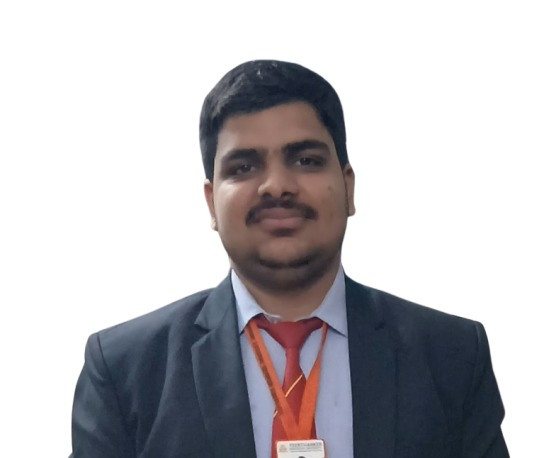
#> input picture assets/Aditya.jpeg, 544 x 458 px
$ python generate_profile_assets.py --input ../assets/Aditya.jpeg
#> lines starting #> are read from the running program, lines starting #| are printed output that depends on the picture
#!/usr/bin/env python3
"""
Aditya Kumar — GitHub Profile Asset Generator
----------------------------------------------
Generates custom-branded developer profile graphics from source portrait:
1. assets/aditya_profile_card.png   -> Futuristic Cyber / Developer ID Card (1060x490)
2. assets/aditya_avatar_hud.png     -> Circular Neon HUD Avatar with dark backdrop (500x500)
3. assets/aditya_code_art.svg       -> Vector Code-Matrix Portrait rendered purely with code tokens
4. assets/aditya_ascii_art.txt      -> Terminal ASCII Art Portrait

Usage:
    python scripts/generate_profile_assets.py
    python scripts/generate_profile_assets.py --input "path/to/image.jpg" --outdir "assets"
"""

import os
import sys
import math
import argparse
from PIL import Image, ImageDraw, ImageFont, ImageFilter, ImageEnhance, ImageOps

try:
    import cv2
    HAS_CV2 = True
except ImportError:
    HAS_CV2 = False

def find_font(font_names, size):
    """Attempt to load one of the specified system fonts or fall back to default."""
    font_dirs = [
        "C:/Windows/Fonts",
        os.path.expanduser("~/.fonts"),
        "/usr/share/fonts/truetype",
        "/System/Library/Fonts"
    ]
    for name in font_names:
        for fdir in font_dirs:
            fpath = os.path.join(fdir, name)
            if os.path.exists(fpath):
                try:
                    return ImageFont.truetype(fpath, size)
                except Exception:
                    pass
    try:
        return ImageFont.load_default()
    except Exception:
        return None

def crop_smart_portrait(img_path):
    """Intelligently detects face center and crops a balanced square portrait."""
    pil_img = Image.open(img_path).convert("RGB")
    width, height = pil_img.size

    cx = width / 2.0
    cy = height / 2.0
    face_size = min(width, height) * 0.72

    if HAS_CV2:
        try:
            cv_img = cv2.imread(img_path)
            gray = cv2.cvtColor(cv_img, cv2.COLOR_BGR2GRAY)
            face_cascade = cv2.CascadeClassifier(cv2.data.haarcascades + 'haarcascade_frontalface_default.xml')
            faces = face_cascade.detectMultiScale(gray, 1.1, 4)
            if len(faces) > 0:
                best_face = max(faces, key=lambda f: f[2] * f[3])
                fx, fy, fw, fh = best_face
                cx = fx + fw / 2.0
                cy = fy + fh / 2.0 + fh * 0.16
                face_size = fh * 2.15
        except Exception as e:
            print(f"Face detection fallback: {e}")

    box_size = int(face_size)
    box_size = min(box_size, width, height)

    x0 = int(cx - box_size / 2.0)
    y0 = int(cy - box_size / 2.0)

    if x0 < 0:
        x0 = 0
    if y0 < 0:
        y0 = 0
    if x0 + box_size > width:
        x0 = width - box_size
    if y0 + box_size > height:
        y0 = height - box_size

    cropped = pil_img.crop((x0, y0, x0 + box_size, y0 + box_size))

    # Polish clarity & contrast
    enhancer = ImageEnhance.Sharpness(cropped)
    cropped = enhancer.enhance(1.22)
    enhancer = ImageEnhance.Contrast(cropped)
    cropped = enhancer.enhance(1.08)

    return cropped

def draw_chamfer_box(draw, xy, chamfer, outline=None, fill=None, width=1):
    """Draw a rectangle with diagonal chamfered corners."""
    x0, y0, x1, y1 = xy
    c = chamfer
    pts = [
        (x0 + c, y0),
        (x1 - c, y0),
        (x1, y0 + c),
        (x1, y1 - c),
        (x1 - c, y1),
        (x0 + c, y1),
        (x0, y1 - c),
        (x0, y0 + c)
    ]
    if fill:
        draw.polygon(pts, fill=fill)
    if outline:
        draw.polygon(pts, outline=outline, width=width)

def generate_profile_card(portrait, out_path):
    """Generates a high-resolution 1060x490 futuristic Operator ID / Profile Card."""
    W, H = 1060, 490
    card = Image.new("RGBA", (W, H), (2, 10, 20, 255))
    draw = ImageDraw.Draw(card)

    # 1. Background gradient and tech grid
    for y in range(H):
        ratio = y / float(H)
        r = int(2 + ratio * 5)
        g = int(10 + ratio * 14)
        b = int(20 + ratio * 20)
        draw.line([(0, y), (W, y)], fill=(r, g, b, 255))

    # Dot grid matrix
    grid_gap = 24
    for gx in range(24, W - 24, grid_gap):
        for gy in range(24, H - 24, grid_gap):
            draw.point((gx, gy), fill=(0, 245, 255, 30))

    # Tech circuit accent lines
    draw.line([(0, 44), (W, 44)], fill=(0, 245, 255, 60), width=1)
    draw.line([(0, H - 42), (W, H - 42)], fill=(0, 245, 255, 60), width=1)
    draw.line([(325, 44), (325, H - 42)], fill=(0, 245, 255, 45), width=1)

    # Outer borders with chamfered corners
    draw_chamfer_box(draw, (8, 8, W - 9, H - 9), chamfer=16, outline=(0, 245, 255, 130), width=2)
    draw_chamfer_box(draw, (14, 14, W - 15, H - 15), chamfer=12, outline=(0, 245, 255, 40), width=1)

    # Corner bracket accents
    bracket_len = 26
    c_color = (0, 245, 255, 240)
    # TL
    draw.line([(18, 18), (18 + bracket_len, 18)], fill=c_color, width=3)
    draw.line([(18, 18), (18, 18 + bracket_len)], fill=c_color, width=3)
    # TR
    draw.line([(W - 19 - bracket_len, 18), (W - 19, 18)], fill=c_color, width=3)
    draw.line([(W - 19, 18), (W - 19, 18 + bracket_len)], fill=c_color, width=3)
    # BL
    draw.line([(18, H - 19), (18 + bracket_len, H - 19)], fill=c_color, width=3)
    draw.line([(18, H - 19 - bracket_len), (18, H - 19)], fill=c_color, width=3)
    # BR
    draw.line([(W - 19 - bracket_len, H - 19), (W - 19, H - 19)], fill=c_color, width=3)
    draw.line([(W - 19, H - 19 - bracket_len), (W - 19, H - 19)], fill=c_color, width=3)

    # Fonts
    font_title = find_font(["CascadiaCode.ttf", "consolab.ttf", "segoeuib.ttf", "arialbd.ttf"], 30)
    font_sub = find_font(["CascadiaMono.ttf", "consola.ttf", "segoeui.ttf", "arial.ttf"], 15)
    font_bold = find_font(["CascadiaCode.ttf", "consolab.ttf", "segoeuib.ttf", "arialbd.ttf"], 12)
    font_code = find_font(["CascadiaMono.ttf", "consola.ttf", "segoeui.ttf", "arial.ttf"], 12)
    font_small = find_font(["CascadiaMono.ttf", "consola.ttf", "segoeui.ttf", "arial.ttf"], 11)

    # 2. Top Header Bar
    draw.ellipse([(28, 20), (38, 30)], fill=(57, 255, 20, 255))
    draw.ellipse([(25, 17), (41, 33)], outline=(57, 255, 20, 90), width=1)
    draw.text((46, 17), "SYS: AK-OS // v4.2  [ ACTIVE ]", fill=(57, 255, 20, 235), font=font_small)
    draw.text((345, 17), "SECURITY: PBKDF2 + AES-256 (FERNET) // ENCRYPTED", fill=(0, 245, 255, 180), font=font_small)
    draw.text((W - 275, 17), "TMU CSE (IBM) // MORADABAD [IN]", fill=(0, 245, 255, 210), font=font_small)

    # 3. Left Section: Circular HUD Avatar
    avatar_center = (168, 215)
    avatar_radius = 112

    p_size = avatar_radius * 2
    resized_portrait = portrait.resize((p_size, p_size), Image.Resampling.LANCZOS)

    # Circular mask with soft edge
    mask = Image.new("L", (p_size, p_size), 0)
    mask_draw = ImageDraw.Draw(mask)
    mask_draw.ellipse([(0, 0), (p_size - 1, p_size - 1)], fill=255)

    card.paste(resized_portrait, (avatar_center[0] - avatar_radius, avatar_center[1] - avatar_radius), mask)

    # Inner cyber border
    draw.ellipse([
        (avatar_center[0] - avatar_radius - 2, avatar_center[1] - avatar_radius - 2),
        (avatar_center[0] + avatar_radius + 2, avatar_center[1] + avatar_radius + 2)
    ], outline=(0, 245, 255, 230), width=2)

    # Outer dashed ring
    outer_r = avatar_radius + 14
    draw.ellipse([
        (avatar_center[0] - outer_r, avatar_center[1] - outer_r),
        (avatar_center[0] + outer_r, avatar_center[1] + outer_r)
    ], outline=(0, 245, 255, 75), width=1)

    # Radar tick marks
    for angle_deg in range(0, 360, 30):
        rad = math.radians(angle_deg)
        r1 = outer_r + 2
        r2 = outer_r + (8 if angle_deg % 90 == 0 else 4)
        x1 = avatar_center[0] + int(r1 * math.cos(rad))
        y1 = avatar_center[1] + int(r1 * math.sin(rad))
        x2 = avatar_center[0] + int(r2 * math.cos(rad))
        y2 = avatar_center[1] + int(r2 * math.sin(rad))
        color = (57, 255, 20, 240) if angle_deg % 90 == 0 else (0, 245, 255, 130)
        draw.line([(x1, y1), (x2, y2)], fill=color, width=1)

    # Operator Verified Badge under avatar
    badge_y = 358
    draw_chamfer_box(draw, (44, badge_y, 292, badge_y + 32), chamfer=6, fill=(5, 24, 40, 230), outline=(0, 245, 255, 190), width=1)
    draw.text((64, badge_y + 7), "◈ SYSTEM OPERATOR · VERIFIED ◈", fill=(0, 245, 255, 245), font=font_small)

    draw.text((62, 403), "HANDLE: @Aditya-tmu", fill=(56, 217, 245, 210), font=font_small)
    draw.text((62, 421), "COORDS: 28.8386 N, 78.7733 E", fill=(0, 245, 255, 140), font=font_small)

    # 4. Right Section: Profile & Telemetry Data
    rx = 350
    # Name
    draw.text((rx, 58), "ADITYA KUMAR", fill=(0, 245, 255, 255), font=font_title)
    # Role Title
    draw.text((rx, 98), "Full-Stack Developer  •  AI & Scalable Systems Engineer", fill=(56, 217, 245, 240), font=font_sub)

    # Divider bar
    draw.line([(rx, 126), (W - 35, 126)], fill=(0, 245, 255, 75), width=1)

    # Specs table
    specs = [
        ("EDUCATION", "B.Tech in Computer Science & Eng. (IBM) @ TMU Moradabad"),
        ("FLAGSHIPS", "SkillNest (Gemini AI Marketplace) · Vindywashini Books · File Vault"),
        ("FULL-STACK", "React · Django · TypeScript · Node.js · Express · WebSockets · Vite"),
        ("DESK/APP  ", "Electron Desktop Billing Suite · Native Android App (Kotlin)"),
        ("SECURITY ", "AES-256 (Fernet) · PBKDF2 (390k iters) · SHA-256 · MongoDB Atlas"),
        ("AI / ML   ", "Google Gemini AI API · TFLite Mobile ML · Regression Models"),
        ("DATABASES", "PostgreSQL · MongoDB Atlas · MySQL · Redis"),
        ("CREED    ", "\"Building scalable software that solves actual real-world problems.\""),
    ]

    sy = 138
    line_h = 24
    for key, val in specs:
        draw.text((rx, sy), key, fill=(57, 255, 20, 235), font=font_bold)
        draw.text((rx + 90, sy), "::", fill=(0, 245, 255, 150), font=font_code)
        val_color = (255, 215, 0, 240) if "CREED" in key else (215, 245, 255, 235)
        draw.text((rx + 116, sy), val, fill=val_color, font=font_code)
        sy += line_h

    # 5. Bottom Footer Bar
    draw.text((28, H - 33), "HOSTED: GITHUB PAGES // VERCEL", fill=(0, 245, 255, 150), font=font_small)
    draw.text((350, H - 33), "LATENCY: 8ms  •  INTEGRITY: SHA-256 VERIFIED  •  STATUS: HTTP 200 OK", fill=(57, 255, 20, 210), font=font_small)
    draw.text((W - 200, H - 33), "NODE: ASIA-SOUTH-1 ✓", fill=(0, 245, 255, 150), font=font_small)

    card.save(out_path, format="PNG")
    print(f"[OK] Generated: {out_path}")

def generate_avatar_hud(portrait, out_path):
    """Generates a standalone circular HUD Avatar with dark obsidian backdrop (500x500)."""
    S = 500
    img = Image.new("RGBA", (S, S), (0, 0, 0, 0))
    draw = ImageDraw.Draw(img)
    center = (S // 2, S // 2)

    # Dark background circle with cyber gradient
    bg_radius = 242
    draw.ellipse([
        (center[0] - bg_radius, center[1] - bg_radius),
        (center[0] + bg_radius, center[1] + bg_radius)
    ], fill=(2, 10, 20, 250), outline=(0, 245, 255, 90), width=2)

    # Outer HUD Ring
    outer_r = 228
    draw.ellipse([
        (center[0] - outer_r, center[1] - outer_r),
        (center[0] + outer_r, center[1] + outer_r)
    ], outline=(0, 245, 255, 80), width=1)

    # Ticks on outer ring
    for deg in range(0, 360, 10):
        rad = math.radians(deg)
        is_cardinal = (deg % 90 == 0)
        is_major = (deg % 30 == 0)
        t_len = 16 if is_cardinal else (10 if is_major else 5)
        color = (57, 255, 20, 240) if is_cardinal else ((0, 245, 255, 190) if is_major else (0, 245, 255, 70))

        x1 = center[0] + int(outer_r * math.cos(rad))
        y1 = center[1] + int(outer_r * math.sin(rad))
        x2 = center[0] + int((outer_r - t_len) * math.cos(rad))
        y2 = center[1] + int((outer_r - t_len) * math.sin(rad))
        draw.line([(x1, y1), (x2, y2)], fill=color, width=2 if is_cardinal else 1)

    # Second inner ring
    mid_r = 200
    draw.ellipse([
        (center[0] - mid_r, center[1] - mid_r),
        (center[0] + mid_r, center[1] + mid_r)
    ], outline=(0, 245, 255, 130), width=1)

    # Portrait Circle
    port_r = 184
    p_size = port_r * 2
    resized_portrait = portrait.resize((p_size, p_size), Image.Resampling.LANCZOS)

    p_mask = Image.new("L", (p_size, p_size), 0)
    p_mask_draw = ImageDraw.Draw(p_mask)
    p_mask_draw.ellipse([(0, 0), (p_size - 1, p_size - 1)], fill=255)

    img.paste(resized_portrait, (center[0] - port_r, center[1] - port_r), p_mask)

    # Border around portrait
    draw.ellipse([
        (center[0] - port_r, center[1] - port_r),
        (center[0] + port_r, center[1] + port_r)
    ], outline=(0, 245, 255, 255), width=3)
    draw.ellipse([
        (center[0] - port_r - 4, center[1] - port_r - 4),
        (center[0] + port_r + 4, center[1] + port_r + 4)
    ], outline=(57, 255, 20, 170), width=1)

    # Cardinal labels
    font_hud = find_font(["CascadiaMono.ttf", "consola.ttf", "segoeui.ttf", "arial.ttf"], 12)
    draw.text((center[0] - 6, 10), "N", fill=(57, 255, 20, 240), font=font_hud)
    draw.text((center[0] - 6, S - 26), "S", fill=(57, 255, 20, 240), font=font_hud)
    draw.text((12, center[1] - 8), "W", fill=(57, 255, 20, 240), font=font_hud)
    draw.text((S - 22, center[1] - 8), "E", fill=(57, 255, 20, 240), font=font_hud)

    # Bottom badge
    draw_chamfer_box(draw, (115, S - 58, S - 115, S - 22), chamfer=6, fill=(2, 10, 20, 245), outline=(0, 245, 255, 210), width=1)
    font_badge = find_font(["CascadiaCode.ttf", "consolab.ttf", "segoeuib.ttf", "arialbd.ttf"], 11)
    draw.text((136, S - 46), "◈ ADITYA KUMAR · OPERATOR ◈", fill=(0, 245, 255, 245), font=font_badge)

    img.save(out_path, format="PNG")
    print(f"[OK] Generated: {out_path}")

def generate_code_art_svg(portrait, out_path):
    """Generates an SVG vector graphic of the portrait composed of code tokens."""
    COLS = 85
    ROWS = 55

    small_img = portrait.resize((COLS, ROWS), Image.Resampling.BILINEAR)
    gray_img = small_img.convert("L")
    rgb_img = small_img.convert("RGB")

    code_tokens = [
        "const", "let", "def", "class", "return", "async", "await", "import",
        "React", "Django", "Kotlin", "Gemini", "Node", "Vite", "Vault", "GST",
        "if", "else", "for", "while", "lambda", "try", "catch", "Aditya",
        "1", "0", "{", "}", "[", "]", "<", ">", "=>", "==", "!=", "&&", "||"
    ]

    cell_w = 8.5
    cell_h = 12.0
    svg_w = int(COLS * cell_w + 40)
    svg_h = int(ROWS * cell_h + 80)

    token_idx = 0

    svg_lines = [
        f'<svg xmlns="http://www.w3.org/2000/svg" viewBox="0 0 {svg_w} {svg_h}" width="100%" height="auto">',
        '  <defs>',
        '    <linearGradient id="bgGrad" x1="0%" y1="0%" x2="0%" y2="100%">',
        '      <stop offset="0%" stop-color="#020a14" />',
        '      <stop offset="50%" stop-color="#051828" />',
        '      <stop offset="100%" stop-color="#020a14" />',
        '    </linearGradient>',
        '  </defs>',
        f'  <rect width="{svg_w}" height="{svg_h}" rx="14" fill="url(#bgGrad)" stroke="#00f5ff" stroke-opacity="0.35" stroke-width="1.5" />',
        '  <!-- Header Banner -->',
        f'  <text x="24" y="28" fill="#39ff14" font-family="Consolas, Fira Code, monospace" font-size="12" font-weight="bold">◈ CODE-SYNTHESIZED OPERATOR PORTRAIT // ADITYA KUMAR (@Aditya-tmu)</text>',
        f'  <text x="{svg_w - 24}" y="28" text-anchor="end" fill="#00f5ff" font-family="Consolas, Fira Code, monospace" font-size="11">SYNTAX ENGINE: PYTHON • REACT • KOTLIN</text>',
        f'  <line x1="20" y1="38" x2="{svg_w - 20}" y2="38" stroke="#00f5ff" stroke-opacity="0.25" stroke-width="1" />',
        '  <!-- Code Characters Grid -->'
    ]

    offset_x = 20
    offset_y = 52

    for r in range(ROWS):
        c = 0
        while c < COLS:
            token = code_tokens[token_idx % len(code_tokens)]
            token_idx += 1
            for ch in token:
                if c >= COLS:
                    break
                lum = gray_img.getpixel((c, r))
                norm = lum / 255.0

                if norm < 0.15:
                    fill_color = "#072033"
                    opacity = "0.35"
                    weight = "normal"
                elif norm < 0.40:
                    fill_color = "#007a8a"
                    opacity = "0.7"
                    weight = "normal"
                elif norm < 0.65:
                    fill_color = "#00d4e6"
                    opacity = "0.9"
                    weight = "600"
                elif norm < 0.85:
                    fill_color = "#00f5ff"
                    opacity = "1.0"
                    weight = "bold"
                else:
                    fill_color = "#e0ffff" if (c + r) % 3 != 0 else "#39ff14"
                    opacity = "1.0"
                    weight = "bold"

                px = offset_x + c * cell_w
                py = offset_y + r * cell_h

                ch_esc = "&lt;" if ch == "<" else ("&gt;" if ch == ">" else ("&amp;" if ch == "&" else ch))
                svg_lines.append(
                    f'  <text x="{px:.1f}" y="{py:.1f}" fill="{fill_color}" opacity="{opacity}" '
                    f'font-family="Consolas, Fira Code, monospace" font-size="9" font-weight="{weight}">{ch_esc}</text>'
                )
                c += 1

    svg_lines.extend([
        f'  <line x1="20" y1="{svg_h - 26}" x2="{svg_w - 20}" y2="{svg_h - 26}" stroke="#00f5ff" stroke-opacity="0.25" stroke-width="1" />',
        f'  <text x="24" y="{svg_h - 10}" fill="#00f5ff" opacity="0.8" font-family="Consolas, Fira Code, monospace" font-size="10">STATUS: 200 OK  •  SOURCE: "C:\\Users\\adity\\Desktop\\Aditya.jpeg"  •  GENERATED AUTOMATICALLY VIA CODE</text>',
        f'  <text x="{svg_w - 24}" y="{svg_h - 10}" text-anchor="end" fill="#39ff14" opacity="0.9" font-family="Consolas, Fira Code, monospace" font-size="10">RUNTIME: Python 3.12 + Pillow + OpenCV ✓</text>',
        '</svg>'
    ])

    with open(out_path, "w", encoding="utf-8") as f:
        f.write("\n".join(svg_lines))
    print(f"[OK] Generated: {out_path}")

def generate_ascii_art(portrait, out_path):
    """Generates a text ASCII art file of Aditya's portrait for terminal / pre blocks."""
    WIDTH = 68
    chars = "@%#*+=-:. "

    # Aspect ratio adjustment (characters are taller than wide, ~2:1)
    aspect = portrait.size[1] / portrait.size[0]
    height = int(WIDTH * aspect * 0.5)

    small = portrait.resize((WIDTH, height), Image.Resampling.BILINEAR).convert("L")

    ascii_rows = []
    ascii_rows.append("/*" + "═" * 70 + "*/")
    ascii_rows.append("/*  ADITYA KUMAR · CODE-SYNTHESIZED ASCII OPERATOR PORTRAIT           */")
    ascii_rows.append("/*  @Aditya-tmu  ·  B.Tech CSE (IBM)  ·  Full-Stack & AI Builder        */")
    ascii_rows.append("/*" + "═" * 70 + "*/\n")

    for y in range(height):
        row = ""
        for x in range(WIDTH):
            pixel = small.getpixel((x, y))
            char_idx = int((pixel / 255.0) * (len(chars) - 1))
            row += chars[char_idx]
        ascii_rows.append(row)

    ascii_rows.append("\n/* [END PORTRAIT] AUTOMATICALLY GENERATED FROM C:\\Users\\adity\\Desktop\\Aditya.jpeg */")

    with open(out_path, "w", encoding="utf-8") as f:
        f.write("\n".join(ascii_rows))
    print(f"[OK] Generated: {out_path}")

def main():
    parser = argparse.ArgumentParser(description="Generate GitHub profile graphics from portrait.")
    parser.add_argument("--input", default=None, help="Input image path")
    parser.add_argument("--outdir", default=None, help="Output directory for generated assets")
    args = parser.parse_args()

    script_dir = os.path.dirname(os.path.abspath(__file__))
    repo_dir = os.path.dirname(script_dir)
    assets_dir = args.outdir or os.path.join(repo_dir, "assets")
    os.makedirs(assets_dir, exist_ok=True)

    candidates = [
        args.input,
        os.path.join(assets_dir, "Aditya.jpeg"),
        r"C:\Users\adity\Desktop\Aditya.jpeg",
        "Aditya.jpeg"
    ]
    input_path = None
    for c in candidates:
        if c and os.path.exists(c):
            input_path = c
            break

    if not input_path:
        print("[ERROR] Could not find input image at any expected location!")
        sys.exit(1)

    print(f"[*] Processing source image: {input_path}")
    portrait = crop_smart_portrait(input_path)
#> in crop_smart_portrait, pil_img is the input picture: PIL image 544x458 RGB; mean R, G, B 188.6, 186.9, 190.5
#> in crop_smart_portrait, `gray = cv2.cvtColor(cv_img, cv2.COLOR_BGR2GRAY)`:
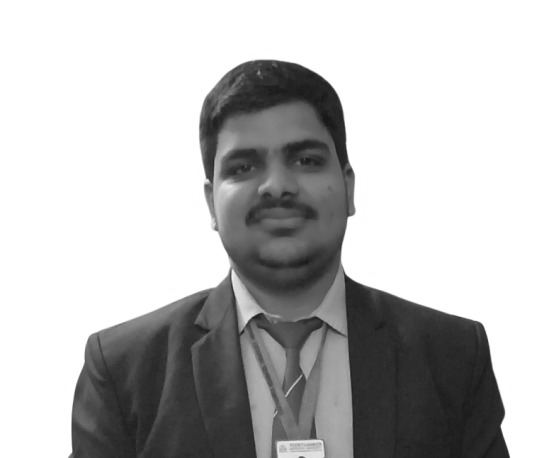
#> gray: shape (458, 544); min 22, max 255, mean 187.8
#> in crop_smart_portrait, `faces = face_cascade.detectMultiScale(gray, 1.1, 4)`: faces = [[199, 102, 153, 153]]
#> in crop_smart_portrait, `best_face = max(faces, key=lambda f: f[2] * f[3])`: best_face = [199, 102, 153, 153]
#> in crop_smart_portrait, `fx, fy, fw, fh = best_face`: fx = 199; fy = 102; fw = 153
#> in crop_smart_portrait, `cx = fx + fw / 2.0`: cx = 275.5
#> in crop_smart_portrait, `cy = fy + fh / 2.0 + fh * 0.16`: cy = 203
#> in crop_smart_portrait, `face_size = fh * 2.15`: face_size = 328.9
#> in crop_smart_portrait, `box_size = int(face_size)`: box_size = 328
#> in crop_smart_portrait, `x0 = int(cx - box_size / 2.0)`: x0 = 111
#> in crop_smart_portrait, `y0 = int(cy - box_size / 2.0)`: y0 = 38
#> in crop_smart_portrait, `cropped = pil_img.crop((x0, y0, x0 + box_size, y0 + box_size))`:
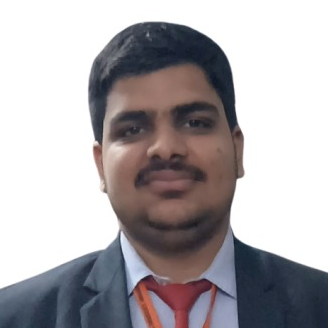
#> cropped: PIL image 328x328 RGB; mean R, G, B 175, 170.7, 173.7

    card_path = os.path.join(assets_dir, "aditya_profile_card.png")
    avatar_path = os.path.join(assets_dir, "aditya_avatar_hud.png")
    svg_path = os.path.join(assets_dir, "aditya_code_art.svg")
    ascii_path = os.path.join(assets_dir, "aditya_ascii_art.txt")

    print("[*] Generating Futuristic Profile Card...")
    generate_profile_card(portrait, card_path)
#> in generate_profile_card, `card.paste(resized_portrait, (avatar_center[0] - avatar_radius, avatar..`:
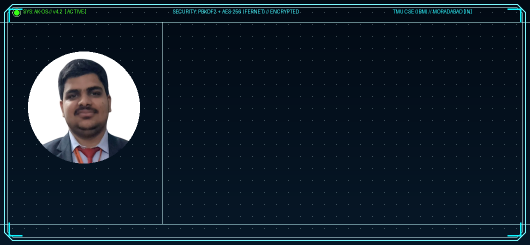
#> card: PIL image 1060x490 RGBA (shown at 1/2 size); mean R, G, B, A 16.5, 33.9, 45.8, 250.9; transparent parts drawn white
#> after the loop in generate_profile_card, `for key, val in specs:`: sy = 330
#> in generate_profile_card, `card.save(out_path, format="PNG")`:
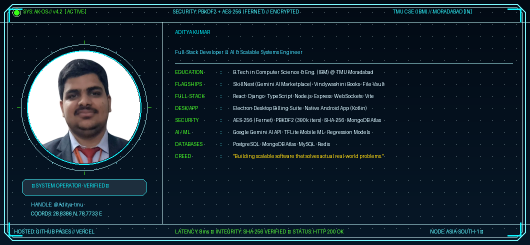
#> saved as aditya_profile_card.png: PIL image 1060x490 RGBA (shown at 1/2 size); mean R, G, B, A 18.8, 39.3, 50.1, 249.4; transparent parts drawn white

    print("[*] Generating Neon HUD Avatar...")
    generate_avatar_hud(portrait, avatar_path)
#> in generate_avatar_hud, `img.save(out_path, format="PNG")`:
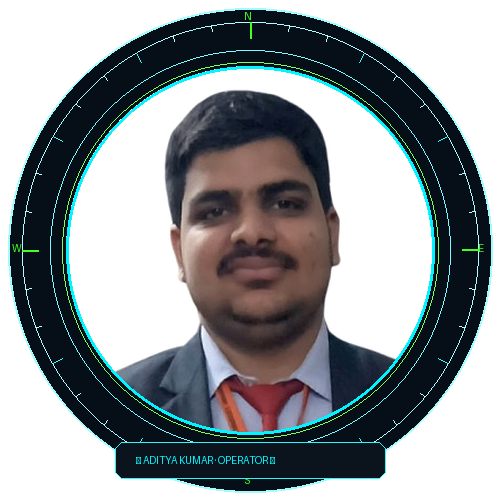
#> saved as aditya_avatar_hud.png: PIL image 500x500 RGBA; mean R, G, B, A 70.6, 79.9, 82.9, 184.5; transparent parts drawn white

    print("[*] Generating Synthesized Code Vector Art (SVG)...")
    generate_code_art_svg(portrait, svg_path)
#> in generate_code_art_svg, `gray_img = small_img.convert("L")`:
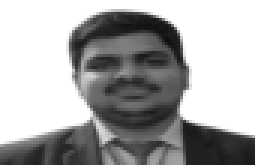
#> gray_img: PIL image 85x55 L (shown 3 times larger); min 15, max 255, mean 168.6
#> after the loop in generate_code_art_svg, `for r in range(ROWS):`: svg_lines = 4689 items; token_idx = 1351

    print("[*] Generating Terminal ASCII Portrait...")
    generate_ascii_art(portrait, ascii_path)
#> in generate_ascii_art, `small = portrait.resize((WIDTH, height), Image.Resampling.BILINEAR).co..`:
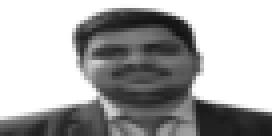
#> small: PIL image 68x34 L (shown 4 times larger); min 19, max 255, mean 168.6
#> after the loop in generate_ascii_art, `for y in range(height):`: ascii_rows = 38 items

    print("\n[SUCCESS] All profile image assets generated successfully!")

if __name__ == "__main__":
    main()
